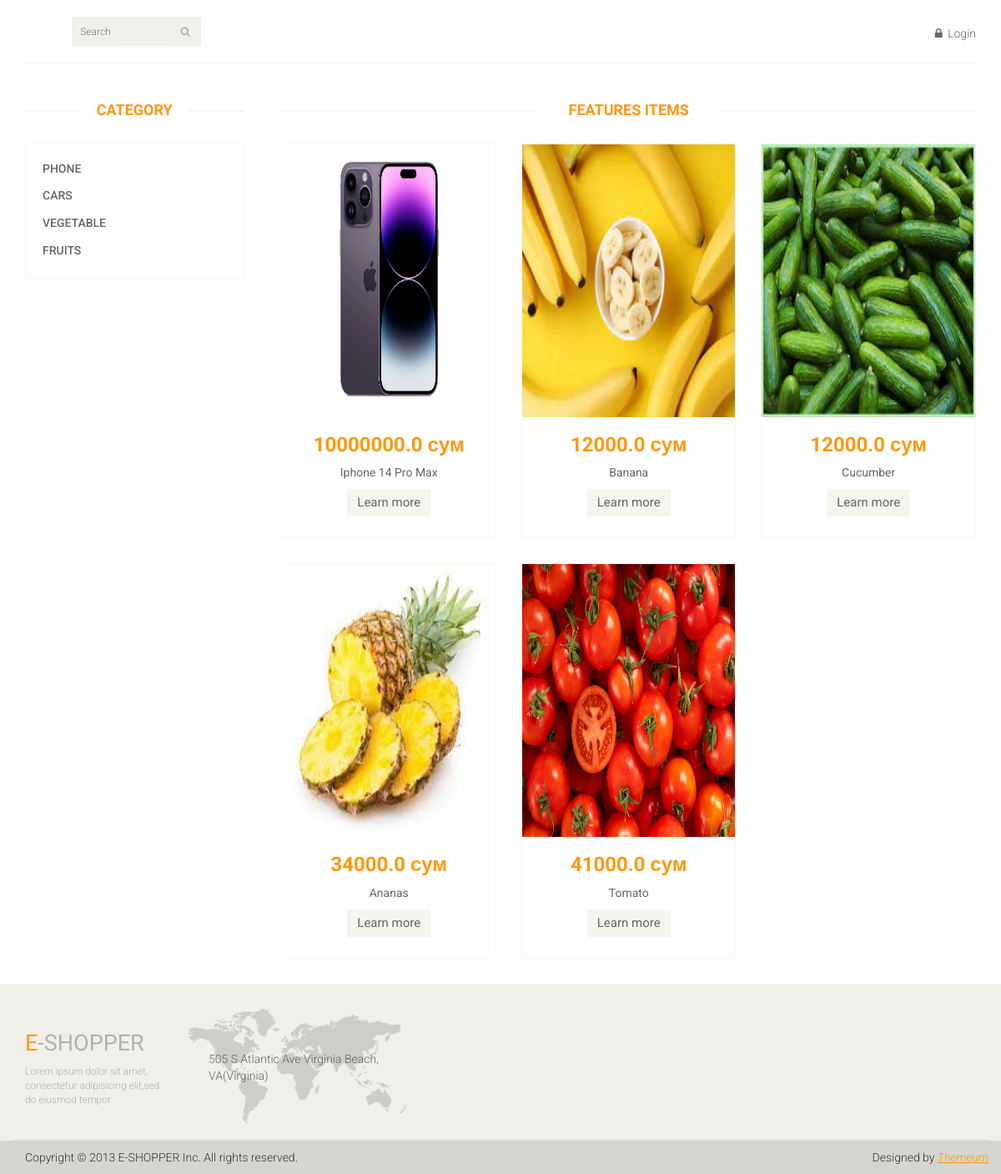
The page / on the database its author committed.
### catalog/models.py (models this page shows, shortened)
class Category(models.Model):
    objects = models.Model
    name = models.CharField(max_length=60)
    added_day = models.DateTimeField(auto_now_add=True)

class Product(models.Model):
    objects = models.Model
    name = models.CharField(max_length=60)
    desc = models.CharField(max_length=150)
    quantity = models.IntegerField()
    price = models.FloatField()
    product_image = models.ImageField(null=True, blank=True, upload_to='media')
    reviews = models.FloatField()
    category = models.ForeignKey(Category, on_delete=models.CASCADE)
    added_day = models.DateTimeField(auto_now_add=True)

### catalog/views.py (the view)
# urls.py: path('', views.main_page),
def main_page(request):
    all_categories = models.Category.objects.all()
    all_products = models.Product.objects.all()
    search_value_from_front = request.GET.get('pr')
    if search_value_from_front:
        all_products = models.Product.objects.filter(name__contains=search_value_from_front)
    context = {'all_categories': all_categories, 'all_products': all_products}
    return render(request, 'index.html', context)

### catalog/templates/index.html (shortened to what this page needs)
{% load static %}
<!DOCTYPE html>
<html lang="en">
<head>
    <link href="{% static 'css/bootstrap.min.css' %}" rel="stylesheet">
    <link href="{% static 'css/font-awesome.min.css' %}" rel="stylesheet">
    <link href="{% static 'css/prettyPhoto.css' %}" rel="stylesheet">
    <link href="{% static 'css/price-range.css' %}" rel="stylesheet">
    <link href="{% static 'css/animate.css' %}" rel="stylesheet">
	<link href="{% static 'css/main.css' %}" rel="stylesheet">
	<link href="{% static 'css/responsive.css' %}" rel="stylesheet">
</head>
<body>
	<header id="header">
		<div class="header-middle">
			<div class="container">
				<div class="row">
					<div class="col-sm-4">
						<div class="btn-group pull-right">
							<div class="col-sm-3">
								<div class="search_box pull-right">
									<form method="GET">
										  <input type="text" placeholder="Search" name="pr" />
									</form>
								</div>
							</div>
						</div>
					</div>
					<div class="col-sm-8">
						<div class="shop-menu pull-right">
							<ul class="nav navbar-nav">
								{% if user.is_authenticated %}
									<li><a href="/">Home</a></li>
									<li><a href="/cart"><i class="fa fa-shopping-cart"></i> Cart</a></li>
									<li><a href="/accounts/logout/"><i class="fa fa-lock"></i> Logout</a></li>
								{% else %}
									<li><a href="/accounts/login/"><i class="fa fa-lock"></i> Login</a></li>
								{% endif %}
							</ul>
						</div>
					</div>
				</div>
			</div>
		</div>
	</header>
	{% block content %}
	<section id="slider">
		<div class="container">
			<div class="row">
				<div class="col-sm-12">
				</div>
			</div>
		</div>
	</section>
	<section>
		<div class="container">
			<div class="row">
				<div class="col-sm-3">
					<div class="left-sidebar">
						<h2>Category</h2>
						<div class="panel-group category-products" id="accordian">
							{% for category in all_categories %}
							<div class="panel panel-default">
								<div class="panel-heading">
									<h4 class="panel-title"><a href="/category/{{ category.id }}">{{ category.name }}</a></h4>
								</div>
							</div>
							{% endfor %}
						</div>
					</div>
				</div>
				<div class="col-sm-9 padding-right">
					<div class="features_items">
						<h2 class="title text-center">Features Items</h2>
						{% for i in all_products %}
							<div class="col-sm-4">
								<div class="product-image-wrapper">
									<div class="single-products">
										<div class="productinfo text-center">
											<a href="/product/{{ i.name }}/{{ i.id }}"><img src="/{{ i.product_image }}"></a>
											<h2>{{ i.price }} сум</h2>
											<p>{{ i.name }}</p>
											<a href="/product/{{ i.name }}/{{ i.id }}" class="btn btn-default add-to-cart">Learn more</a>
										</div>
									</div>
								</div>
							</div>
						{% endfor %}
					</div>
				</div>
			</div>
		</div>
	</section>
{% endblock content %}
	<footer id="footer">
		<div class="footer-top">
			<div class="container">
				<div class="row">
					<div class="col-sm-2">
						<div class="companyinfo">
							<h2><span>e</span>-shopper</h2>
							<p>Lorem ipsum dolor sit amet, consectetur adipisicing elit,sed do eiusmod tempor</p>
						</div>
					</div>
					<div class="col-sm-3">
						<div class="address">
							<img src="images/home/map.png" alt="" />
							<p>505 S Atlantic Ave Virginia Beach, VA(Virginia)</p>
						</div>
					</div>
				</div>
			</div>
		</div>
		<div class="footer-bottom">
			<div class="container">
				<div class="row">
					<p class="pull-left">Copyright © 2013 E-SHOPPER Inc. All rights reserved.</p>
					<p class="pull-right">Designed by <span><a target="_blank" href="http://www.themeum.com">Themeum</a></span></p>
				</div>
			</div>
		</div>
	</footer>
</body>
</html>

### catalog/static/css/main.css (style rules this page uses)
body { font-family: 'Roboto', sans-serif; background:; position: relative; font-weight:400px; }
ul li { list-style: none; }
a { -webkit-transition: 300ms; -moz-transition: 300ms; -o-transition: 300ms; transition: 300ms; }
h1, h2, h3, h4, h5, h6 { font-family: 'Roboto', sans-serif; }
.header-middle .container .row { border-bottom: 1px solid #f5f5f5; margin-left: 0; margin-right: 0; padding-bottom: 20px; padding-top: 20px; }
.header-middle .container .row .col-sm-4 { padding-left: 0; }
.header-middle .container .row .col-sm-8 { padding-right:0; }
.shop-menu ul li { display:inline-block; padding-left: 15px; padding-right: 15px; }
.shop-menu ul li:last-child { padding-right: 0; }
.shop-menu ul li a { background: #FFFFFF; color: #696763; font-family: 'Roboto', sans-serif; font-size: 14px; font-weight: 300; padding:0; padding-right: 0; margin-top: 10px; }
.shop-menu ul li a i { margin-right:3px; }
.search_box input { background: #F0F0E9; border: medium none; color: #B2B2B2; font-family: 'roboto'; font-size: 12px; font-weight: 300; height: 35px; outline: medium none; padding-left: 10px; width: 155px; background-image: url(../images/home/searchicon.png); background-repeat: no-repeat; background-position: 130px; }
#footer { background: #F0F0E9; }
.footer-top .container { border-bottom: 1px solid #E0E0DA; padding-bottom: 20px; }
.companyinfo { margin-top: 57px; }
.companyinfo h2 { color: #B4B1AB; font-family: abel; font-size: 27px; text-transform: uppercase; }
.companyinfo h2 span { color:#FE980F; }
.companyinfo p { color: #B3B3AD; font-family: 'Roboto', sans-serif; font-size: 12px; font-weight: 300; }
.footer-top .col-sm-3 { overflow: hidden; }
.address { margin-top: 30px; position: relative; overflow: hidden; }
.address img { width:100%; }
.address p { color: #666663; font-family: 'Roboto', sans-serif; font-size: 14px; font-weight: 300; left: 25px; position: absolute; top: 50px; }
.footer-bottom { background: #D6D6D0; padding-top: 10px; }
.footer-bottom p { color: #363432; font-family: 'Roboto', sans-serif; font-weight: 300; margin-left: 15px; }
.footer-bottom p span a { color: #FE980F; font-style: italic; text-decoration: underline; }
#slider { padding-bottom: 45px; }
.category-products { border: 1px solid #F7F7F0; margin-bottom: 35px; padding-bottom: 20px; padding-top: 15px; }
.left-sidebar h2, .brands_products h2 { color: #FE980F; font-family: 'Roboto', sans-serif; font-size: 18px; font-weight: 700; margin: 0 auto 30px; text-align: center; text-transform: uppercase; position: relative; z-index:3; }
.left-sidebar h2:after, h2.title:after { content: " "; position: absolute; border: 1px solid #f5f5f5; bottom:8px; left: 0; width: 100%; height: 0; z-index: -2; }
.left-sidebar h2:before { content: " "; position: absolute; background: #fff; bottom: -6px; width: 130px; height: 30px; z-index: -1; left: 50%; margin-left: -65px; }
h2.title:before { content: " "; position: absolute; background: #fff; bottom: -6px; width: 220px; height: 30px; z-index: -1; left: 50%; margin-left: -110px; }
.category-products .panel { background-color: #FFFFFF; border: 0px; border-radius: 0px; box-shadow:none; margin-bottom: 0px; }
.category-products .panel-default .panel-heading { background-color: #FFFFFF; border: 0 none; color: #FFFFFF; padding: 5px 20px; }
.category-products .panel-default .panel-heading .panel-title a { color: #696763; font-family: 'Roboto', sans-serif; font-size: 14px; text-decoration: none; text-transform: uppercase; }
.padding-right { padding-right: 0; }
.features_items { overflow:hidden; }
h2.title { color: #FE980F; font-family: 'Roboto', sans-serif; font-size: 18px; font-weight: 700; margin: 0 15px; text-transform: uppercase; margin-bottom: 30px; position: relative; }
.product-image-wrapper { border:1px solid #F7F7F5; overflow: hidden; margin-bottom:30px; }
.single-products { position: relative; }
.productinfo h2 { color: #FE980F; font-family: 'Roboto', sans-serif; font-size: 24px; font-weight: 700; }
.productinfo p { font-family: 'Roboto', sans-serif; font-size: 14px; font-weight: 400; color: #696763; }
.productinfo img { width: 255.48px; height: 326.81px; }
.productinfo { position:relative; }
.add-to-cart { background:#F5F5ED; border: 0 none; border-radius: 0; color: #696763; font-family: 'Roboto', sans-serif; font-size: 15px; margin-bottom: 25px; }

### rows shown on the page
Category: name "PHONE"
Category: name "CARS"
Category: name "VEGETABLE"
Category: name "FRUITS"
Product: product_image (picture), price "10000000.0", name "Iphone 14 Pro Max"
Product: product_image (picture), price "12000.0", name "Banana"
Product: product_image (picture), price "12000.0", name "Cucumber"
Product: product_image (picture), price "34000.0", name "Ananas"
Product: product_image (picture), price "41000.0", name "Tomato"
